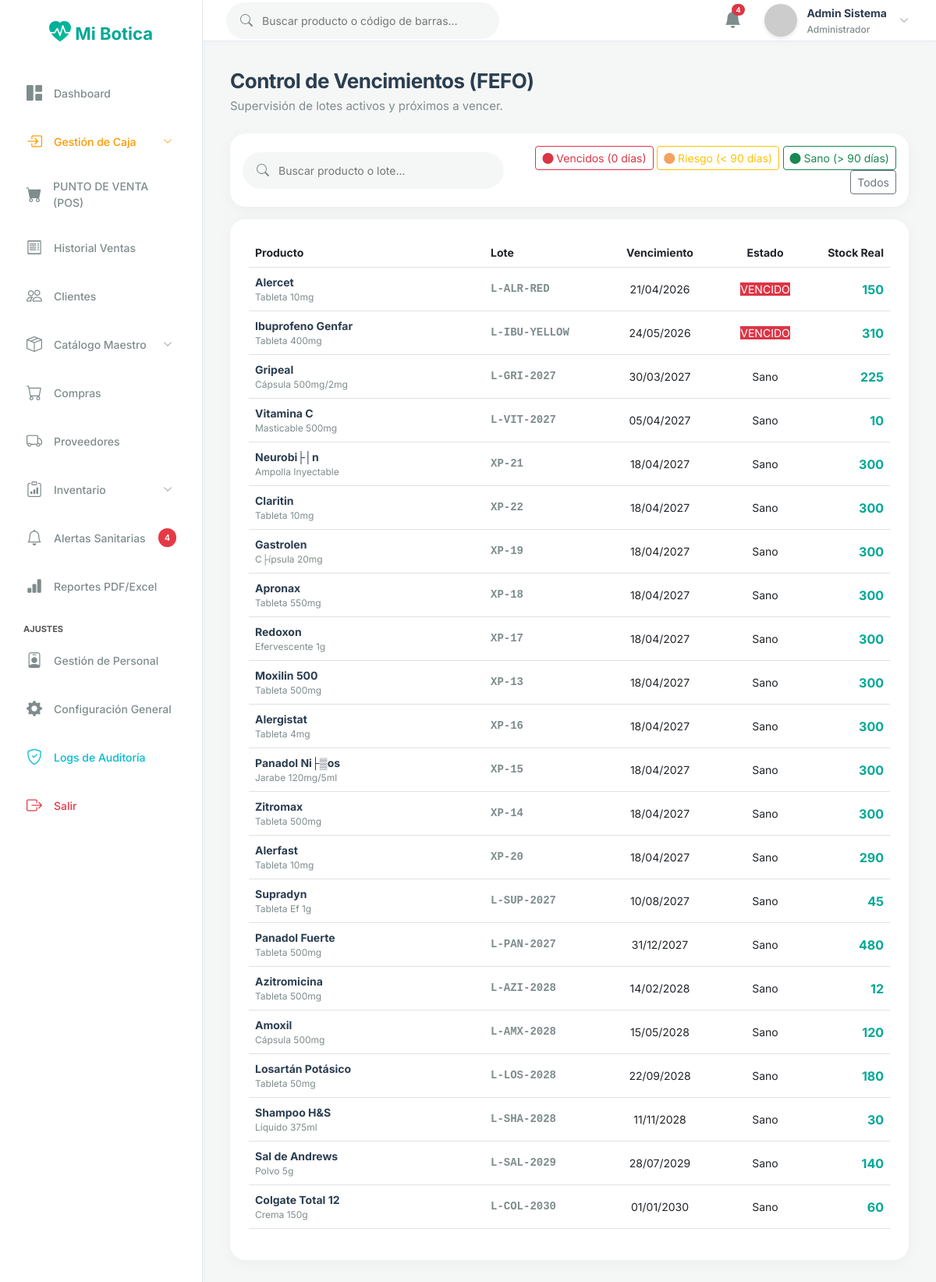
The app's page /inventario/lotes (signed in) with its own data.
### tables this page shows
CREATE TABLE `inventario_lotes` (
  `id` int NOT NULL AUTO_INCREMENT,
  `id_producto` int NOT NULL,
  `id_compra_detalle` int DEFAULT NULL,
  `codigo_lote` varchar(50) NOT NULL,
  `fecha_vencimiento` date NOT NULL,
  `cantidad_inicial` int NOT NULL,
  `cantidad_disponible` int NOT NULL,
  `estado` tinyint(1) DEFAULT '1',
  PRIMARY KEY (`id`),
  KEY `id_producto` (`id_producto`),
  KEY `id_compra_detalle` (`id_compra_detalle`),
  CONSTRAINT `inventario_lotes_ibfk_1` FOREIGN KEY (`id_producto`) REFERENCES `productos` (`id`) ON DELETE RESTRICT,
  CONSTRAINT `inventario_lotes_ibfk_2` FOREIGN KEY (`id_compra_detalle`) REFERENCES `compra_detalles` (`id`) ON DELETE CASCADE
);

CREATE TABLE `productos` (
  `id` int NOT NULL AUTO_INCREMENT,
  `codigo_barras` varchar(50) DEFAULT NULL,
  `nombre_generico` varchar(150) NOT NULL,
  `nombre_comercial` varchar(150) NOT NULL,
  `concentracion` varchar(100) DEFAULT NULL,
  `forma_farmaceutica` varchar(100) DEFAULT NULL,
  `id_laboratorio` int DEFAULT NULL,
  `id_categoria` int DEFAULT NULL,
  `precio_compra` decimal(10,2) NOT NULL DEFAULT '0.00',
  `precio_venta` decimal(10,2) NOT NULL DEFAULT '0.00',
  `margen_ganancia` decimal(5,2) NOT NULL DEFAULT '0.00',
  `unidad_medida` varchar(50) DEFAULT NULL,
  `requiere_receta` tinyint(1) DEFAULT '0',
  `stock_actual` int NOT NULL DEFAULT '0',
  `stock_minimo` int NOT NULL DEFAULT '10',
  `estado` tinyint(1) DEFAULT '1',
  `fraccionable` tinyint(1) DEFAULT '0',
  `unidades_por_caja` int DEFAULT '1',
  `unidad_fraccion` varchar(50) DEFAULT NULL,
  `precio_fraccion` decimal(10,2) DEFAULT '0.00',
  PRIMARY KEY (`id`),
  UNIQUE KEY `codigo_barras` (`codigo_barras`),
  KEY `id_laboratorio` (`id_laboratorio`),
  KEY `id_categoria` (`id_categoria`),
  CONSTRAINT `productos_ibfk_1` FOREIGN KEY (`id_laboratorio`) REFERENCES `laboratorios` (`id`) ON DELETE SET NULL,
  CONSTRAINT `productos_ibfk_2` FOREIGN KEY (`id_categoria`) REFERENCES `categorias` (`id`) ON DELETE SET NULL
);

### app/controllers/InventarioController.php (called while the page is built, shortened)
<?php
class InventarioController extends Controller {
    public function lotes() {
        $modelo = $this->model('Inventario');
        $lotes = $modelo->getLotesActivos();
        $this->view('inventario/lotes', ['title' => 'Fechas de Vencimiento (FEFO)', 'lotes' => $lotes]);
    }
}

### app/core/App.php (called while the page is built, shortened)
<?php
class App {
    protected $method = 'login';
    public function __construct() {
        $url = $this->parseUrl();
        if (isset($url[0]) && file_exists('../app/controllers/' . ucfirst($url[0]) . 'Controller.php')) {
            unset($url[0]);
        }
        $this->controller = new $this->controller;
        if (isset($url[1])) {
            if (method_exists($this->controller, $url[1])) {
                $this->method = $url[1];
                unset($url[1]);
            }
        }
        $this->params = $url ? array_values($url) : [];
        call_user_func_array([$this->controller, $this->method], $this->params);
    }
    public function parseUrl() {
        if (isset($_GET['url'])) {
            return explode('/', filter_var(rtrim($_GET['url'], '/'), FILTER_SANITIZE_URL));
        }
        return [];
    }
}

### public/index.php (called while the page is built, shortened)
<?php
require_once '../app/config/database.php';
require_once '../app/core/App.php';
require_once '../app/core/Controller.php';
$app = new App();

### app/models/Inventario.php (called while the page is built, shortened)
<?php
class Inventario {
    private $conn;
    public function __construct($dbConn = null) {
        if ($dbConn) {
            $this->conn = $dbConn;
        } else {
            $db = new Database();
            $this->conn = $db->getConnection();
        }
    }
    public function getLotesActivos() {
        $query = "SELECT l.*, p.nombre_comercial, p.forma_farmaceutica, p.concentracion, c.nombre as categoria
                  FROM inventario_lotes l
                  INNER JOIN productos p ON l.id_producto = p.id
                  LEFT JOIN categorias c ON p.id_categoria = c.id
                  WHERE l.cantidad_disponible > 0 AND l.estado = 1
                  ORDER BY l.fecha_vencimiento ASC";
        $stmt = $this->conn->prepare($query);
        $stmt->execute();
        return $stmt->fetchAll(PDO::FETCH_ASSOC);
    }
}

### app/config/database.php (called while the page is built, shortened)
<?php
class Database {
    private $host = "localhost";
    private $db_name = "botica_db";
    private $username = "root";
    private $password = "";
    public function getConnection() {
        $this->conn = null;
        try {
            $this->conn = new PDO("mysql:host=" . $this->host . ";dbname=" . $this->db_name . ";charset=utf8mb4", $this->username, $this->password);
            $this->conn->exec("SET NAMES utf8mb4");
        } catch(PDOException $exception) {
            error_log("Error de conexión a la base de datos: " . $exception->getMessage());
            die("No se pudo conectar con la base de datos. Intente nuevamente más tarde.");
        }
        return $this->conn;
    }
}
?>

### app/views/inventario/lotes.php (the view, shortened to what this page needs)
<div class="page-content">
    <div class="mb-4">
        <h1 class="page-title">Control de Vencimientos (FEFO)</h1>
        <div class="page-subtitle">Supervisión de lotes activos y próximos a vencer.</div>
    </div>
    <div class="card-metric mb-3 p-3">
        <div class="row align-items-center">
            <div class="col-md-5">
                <div class="search-box w-100">
                    <i class="bi bi-search"></i>
                    <input type="text" id="searchInput" onkeyup="tableSearch()" placeholder="Buscar producto o lote...">
                </div>
            </div>
            <div class="col-md-7 text-end">
                <button class="btn btn-sm btn-outline-danger" onclick="filtrarAlerta('Rojo')"><i class="bi bi-circle-fill text-danger"></i> Vencidos (0 días)</button>
                <button class="btn btn-sm btn-outline-warning" onclick="filtrarAlerta('Amarillo')"><i class="bi bi-circle-fill text-warning"></i> Riesgo (< 90 días)</button>
                <button class="btn btn-sm btn-outline-success" onclick="filtrarAlerta('Verde')"><i class="bi bi-circle-fill text-success"></i> Sano (> 90 días)</button>
                <button class="btn btn-sm btn-outline-secondary" onclick="filtrarAlerta('')">Todos</button>
            </div>
        </div>
    </div>
    <div class="card-metric">
        <div class="table-responsive">
            <table class="table table-hover align-middle" id="lotesTable" style="width: 100%; font-size: 14px;">
                <thead>
                    <tr>
                        <th>Producto</th>
                        <th width="150">Lote</th>
                        <th width="150" class="text-center">Vencimiento</th>
                        <th width="120" class="text-center">Estado</th>
                        <th width="100" class="text-end">Stock Real</th>
                    </tr>
                </thead>
                <tbody>
                    <?php if(empty($data['lotes'])): ?>
                    <tr><td colspan="5" class="text-center text-muted">No hay lotes con stock en el almacén.</td></tr>
                    <?php else: ?>
                    <?php
                        $hoy = new DateTime();
                        foreach($data['lotes'] as $lote):
                            $venc = new DateTime($lote['fecha_vencimiento']);
                            $diferencia = $hoy->diff($venc);
                            $dias = $diferencia->days;
                            $invertido = $diferencia->invert;
                            $estadoCss = 'status-delivered';
                            $estadoText = 'Sano';
                            $estadoFiltro = 'Verde';
                            $colorFila = '';
                            if($invertido == 1 || $dias <= 0) {
                                $estadoCss = 'bg-danger text-white border-0';
                                $estadoText = 'VENCIDO';
                                $estadoFiltro = 'Rojo';
                                $colorFila = 'background-color: rgba(234, 84, 85, 0.05);';
                            } else if($dias <= 90) {
                                $estadoCss = 'bg-warning text-dark border-0';
                                $estadoText = $dias . ' días';
                                $estadoFiltro = 'Amarillo';
                                $colorFila = 'background-color: rgba(255, 193, 7, 0.05);';
                            }
                    ?>
                    <tr style="<?php echo $colorFila; ?>" data-estado="<?php echo $estadoFiltro; ?>">
                        <td>
                            <div style="font-weight:700; color:var(--text-primary);"><?php echo htmlspecialchars($lote['nombre_comercial']); ?></div>
                            <div style="font-size:12px; color:var(--text-secondary);"><?php echo htmlspecialchars($lote['forma_farmaceutica'] . ' ' . $lote['concentracion']); ?></div>
                        </td>
                        <td style="color:var(--text-secondary); font-family:monospace; font-weight: 600;">
                            <?php echo htmlspecialchars($lote['codigo_lote']); ?>
                        </td>
                        <td class="text-center">
                            <?php echo date('d/m/Y', strtotime($lote['fecha_vencimiento'])); ?>
                        </td>
                        <td class="text-center">
                            <span class="badge-status <?php echo $estadoCss; ?>"><?php echo $estadoText; ?></span>
                        </td>
                        <td class="text-end" style="font-size: 16px; font-weight:700; color: var(--accent-primary);">
                            <?php echo $lote['cantidad_disponible']; ?>
                        </td>
                    </tr>
                    <?php endforeach; ?>
                    <?php endif; ?>
                </tbody>
            </table>
        </div>
    </div>
</div>

### public/css/style.css (style rules this page uses)
:root { --bg-dark: #F4F7F6; --bg-card: #FFFFFF; --text-primary: #2C3E50; --text-secondary: #7F8C8D; --accent-primary: #00A896; --accent-hover: #028090; --accent-light: rgba(0, 168, 150, 0.1); --success: #02C39A; --success-bg: rgba(2, 195, 154, 0.1); --danger: #E63946; --danger-bg: rgba(230, 57, 70, 0.1); --warning: #F4A261; --border-color: #E2E8F0; }
body { font-family: 'Inter', sans-serif; background-color: var(--bg-dark); color: var(--text-primary); margin: 0; overflow-x: hidden; }
.search-box { position: relative; width: 350px; }
.search-box input { width: 100%; padding: 12px 15px 12px 45px; background-color: var(--bg-dark); border: 1px solid transparent; border-radius: 25px; color: var(--text-primary); outline: none; font-size: 14px; transition: border 0.3s, box-shadow 0.3s; }
.search-box i { position: absolute; left: 18px; top: 50%; transform: translateY(-50%); color: var(--text-secondary); font-size: 16px; }
.page-content { padding: 35px; }
.page-title { font-size: 26px; font-weight: 700; color: var(--text-primary); margin: 0; letter-spacing: -0.5px; }
.page-subtitle { font-size: 15px; color: var(--text-secondary); margin-top: 5px; }
.card-metric { background-color: var(--bg-card); border-radius: 20px; padding: 24px; border: none; box-shadow: 0 4px 20px rgba(0, 0, 0, 0.04); transition: transform 0.3s ease, box-shadow 0.3s ease; }
.text-warning { color: var(--warning) !important; }

### records on screen
inventario_lotes: id_producto.nombre_comercial "Alercet", id_producto.concentracion "Tableta 10mg", codigo_lote "L-ALR-RED", fecha_vencimiento "21/04/2026", fecha_vencimiento "VENCIDO", cantidad_disponible "150"
inventario_lotes: id_producto.nombre_comercial "Ibuprofeno Genfar", id_producto.concentracion "Tableta 400mg", codigo_lote "L-IBU-YELLOW", fecha_vencimiento "24/05/2026", fecha_vencimiento "VENCIDO", cantidad_disponible "310"
inventario_lotes: id_producto.nombre_comercial "Gripeal", id_producto.concentracion "Cápsula 500mg/2mg", codigo_lote "L-GRI-2027", fecha_vencimiento "30/03/2027", estadoText "Sano", cantidad_disponible "225"
inventario_lotes: id_producto.nombre_comercial "Vitamina C", id_producto.concentracion "Masticable 500mg", codigo_lote "L-VIT-2027", fecha_vencimiento "05/04/2027", estadoText "Sano", cantidad_disponible "10"
inventario_lotes: id_producto.nombre_comercial "Neurobi├│n", id_producto.concentracion "Ampolla Inyectable", codigo_lote "XP-21", fecha_vencimiento "18/04/2027", estadoText "Sano", cantidad_disponible "300"
inventario_lotes: id_producto.nombre_comercial "Claritin", id_producto.concentracion "Tableta 10mg", codigo_lote "XP-22", fecha_vencimiento "18/04/2027", estadoText "Sano", cantidad_disponible "300"
inventario_lotes: id_producto.nombre_comercial "Gastrolen", id_producto.concentracion "C├ípsula 20mg", codigo_lote "XP-19", fecha_vencimiento "18/04/2027", estadoText "Sano", cantidad_disponible "300"
inventario_lotes: id_producto.nombre_comercial "Apronax", id_producto.concentracion "Tableta 550mg", codigo_lote "XP-18", fecha_vencimiento "18/04/2027", estadoText "Sano", cantidad_disponible "300"
inventario_lotes: id_producto.nombre_comercial "Redoxon", id_producto.concentracion "Efervescente 1g", codigo_lote "XP-17", fecha_vencimiento "18/04/2027", estadoText "Sano", cantidad_disponible "300"
inventario_lotes: id_producto.nombre_comercial "Moxilin 500", id_producto.concentracion "Tableta 500mg", codigo_lote "XP-13", fecha_vencimiento "18/04/2027", estadoText "Sano", cantidad_disponible "300"
inventario_lotes: id_producto.nombre_comercial "Alergistat", id_producto.concentracion "Tableta 4mg", codigo_lote "XP-16", fecha_vencimiento "18/04/2027", estadoText "Sano", cantidad_disponible "300"
inventario_lotes: id_producto.nombre_comercial "Panadol Ni├▒os", id_producto.concentracion "Jarabe 120mg/5ml", codigo_lote "XP-15", fecha_vencimiento "18/04/2027", estadoText "Sano", cantidad_disponible "300"
inventario_lotes: id_producto.nombre_comercial "Zitromax", id_producto.concentracion "Tableta 500mg", codigo_lote "XP-14", fecha_vencimiento "18/04/2027", estadoText "Sano", cantidad_disponible "300"
inventario_lotes: id_producto.nombre_comercial "Alerfast", id_producto.concentracion "Tableta 10mg", codigo_lote "XP-20", fecha_vencimiento "18/04/2027", estadoText "Sano", cantidad_disponible "290"
inventario_lotes: id_producto.nombre_comercial "Supradyn", id_producto.concentracion "Tableta Ef 1g", codigo_lote "L-SUP-2027", fecha_vencimiento "10/08/2027", estadoText "Sano", cantidad_disponible "45"
inventario_lotes: id_producto.nombre_comercial "Panadol Fuerte", id_producto.concentracion "Tableta 500mg", codigo_lote "L-PAN-2027", fecha_vencimiento "31/12/2027", estadoText "Sano", cantidad_disponible "480"
inventario_lotes: id_producto.nombre_comercial "Azitromicina", id_producto.concentracion "Tableta 500mg", codigo_lote "L-AZI-2028", fecha_vencimiento "14/02/2028", estadoText "Sano", cantidad_disponible "12"
inventario_lotes: id_producto.nombre_comercial "Amoxil", id_producto.concentracion "Cápsula 500mg", codigo_lote "L-AMX-2028", fecha_vencimiento "15/05/2028", estadoText "Sano", cantidad_disponible "120"
inventario_lotes: id_producto.nombre_comercial "Losartán Potásico", id_producto.concentracion "Tableta 50mg", codigo_lote "L-LOS-2028", fecha_vencimiento "22/09/2028", estadoText "Sano", cantidad_disponible "180"
inventario_lotes: id_producto.nombre_comercial "Shampoo H&S", id_producto.concentracion "Líquido 375ml", codigo_lote "L-SHA-2028", fecha_vencimiento "11/11/2028", estadoText "Sano", cantidad_disponible "30"
inventario_lotes: id_producto.nombre_comercial "Sal de Andrews", id_producto.concentracion "Polvo 5g", codigo_lote "L-SAL-2029", fecha_vencimiento "28/07/2029", estadoText "Sano", cantidad_disponible "140"
inventario_lotes: id_producto.nombre_comercial "Colgate Total 12", id_producto.concentracion "Crema 150g", codigo_lote "L-COL-2030", fecha_vencimiento "01/01/2030", estadoText "Sano", cantidad_disponible "60"

### other values on screen
$_totalNotifs "4"
$_SESSION['nombre'] "Admin Sistema"
$roles[$_SESSION['rol_id'] ?? 1] "Administrador"
